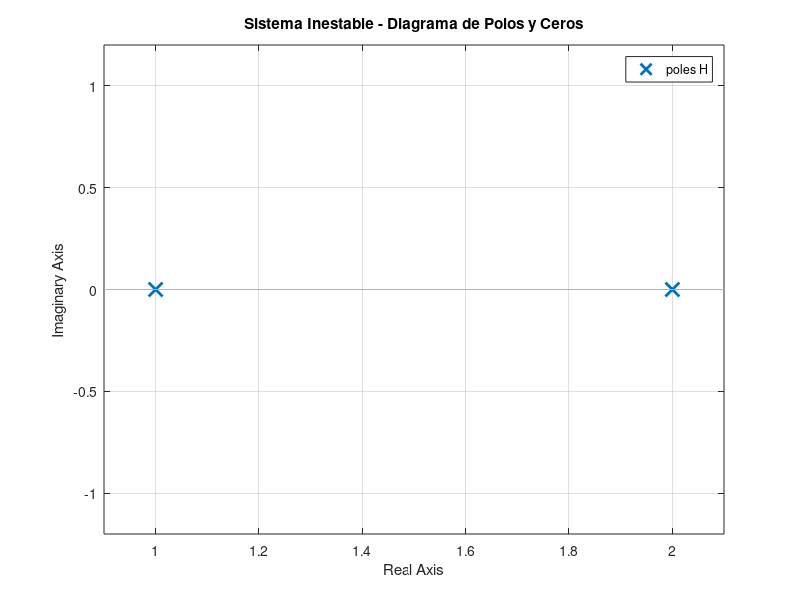
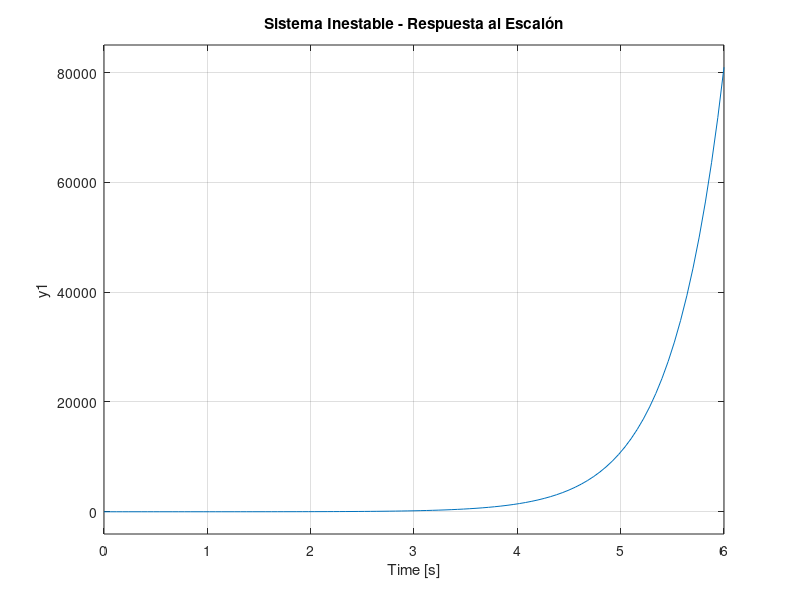

These figures' MATLAB source, in order:
clc; clear; close all;

% Función de transferencia con un polo en el semiplano derecho
num = [1];
den = [1 -3 2];  % s^2 - 3s + 2

H = tf(num, den);

% Mostrar polos
poles = pole(H);
disp('Polos del sistema:')
disp(poles)

% Graficar polos
figure;
pzmap(H);
title('Sistema Inestable - Diagrama de Polos y Ceros');
grid on;

% Respuesta al escalón
figure;
step(H);
title('Sistema Inestable - Respuesta al Escalón');
grid on;
